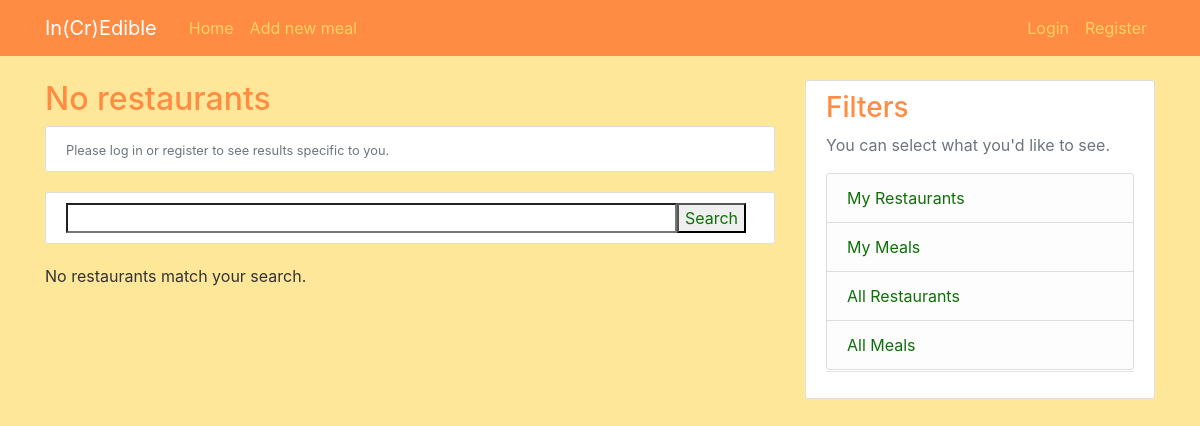
The app's page /meals/search/restaurants/all/, older data.
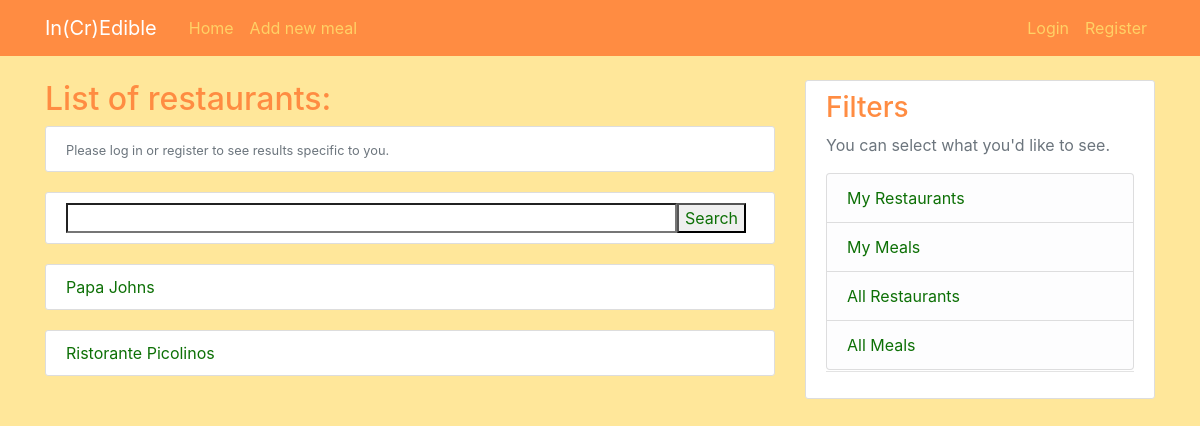
The same page, newer data.
### meals/models.py (models this page shows, shortened)
class Meal(models.Model):
    entree_choice = models.CharField(max_length=100)
    entree_rating = models.IntegerField(default=100)
    notes = models.TextField(default="")
    restaurant_name = models.CharField(max_length=100)
    date = models.DateTimeField("Date dined", default=timezone.now)
    eaten_by = models.ForeignKey(User, on_delete=models.CASCADE)

### meals/views.py (the view)
# urls.py: path("meals/search/restaurants/<str:scope>/", RestaurantSearchView.as_view(), name="restaurantsearch"),
class RestaurantSearchView(ListView):
    model = Meal
    template_name = 'meals/restaurantsearch.html'
    context_object_name = 'all_search_results'
    paginate_by = 10
    def get_queryset(self):
        scope = self.kwargs['scope']
        result = super(RestaurantSearchView, self).get_queryset()
        query = self.request.GET.get('search')
        if scope == "my":
            if self.request.user.is_authenticated:
                result = Meal.objects.filter(eaten_by= self.request.user).values_list('restaurant_name', flat=True).distinct()
            else:
                return []
        else:
            result = Meal.objects.values_list('restaurant_name', flat=True).distinct()
        if query:
            result = result.filter(restaurant_name__icontains=query)
        result = result.order_by('restaurant_name')
        return result
    def get_context_data(self, **kwargs: Any) -> Dict[str, Any]:
        context = super(RestaurantSearchView, self).get_context_data(**kwargs)
        context['scope'] = self.kwargs['scope']
        return context

### meals/templates/meals/restaurantsearch.html
{% extends "meals/base.html" %}
{% block content %}
    {% if all_search_results %}
        <h2> List of restaurants: </h2>
    {% else %}
        <h2> No restaurants </h2>
    {% endif %}
    {% if not user.is_authenticated %}
    <article class="media content-section">
        <div class="media-body">
            <small class="text-muted">Please log in or register to see results specific to you.</small>
        </div>
    </article>
    {% endif %}
    <form class="media content-section" method="GET" action="" >
        <input class="media-body" type="search" name="search">
        <button class="mr-2" type="submit"> Search </button>
    </form>
    {% for restaurant_name in all_search_results %}
    <article class="media content-section">
        <div class="media-body">
        <div>
            <a class="mr-2" href="{% url 'meals:restaurant' restaurant_name scope %}">{{ restaurant_name }}</a>
        </div>
        </div>
    </article>
    {% empty %}
        <p>No restaurants match your search.</p>
    {% endfor %}
{% endblock content %}

Row changes from the older to the newer data that the page shows:
added Meal: restaurant_name "Papa Johns"
added Meal: restaurant_name "Ristorante Picolinos"
Text that changed along with them:
text no longer shown: "No restaurants No restaurants match your search."
text now shown: "List of restaurants:"
